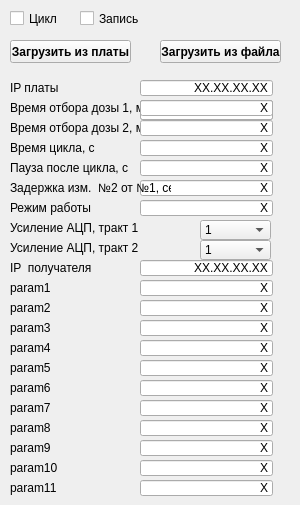
           <widget class="QFrame" name="param_frame">
            <property name="sizePolicy">
             <sizepolicy hsizetype="Fixed" vsizetype="Fixed">
              <horstretch>0</horstretch>
              <verstretch>0</verstretch>
             </sizepolicy>
            </property>
            <property name="minimumSize">
             <size>
              <width>300</width>
              <height>500</height>
             </size>
            </property>
            <property name="maximumSize">
             <size>
              <width>150</width>
              <height>16777215</height>
             </size>
            </property>
            <property name="layoutDirection">
             <enum>Qt::LeftToRight</enum>
            </property>
            <property name="autoFillBackground">
             <bool>false</bool>
            </property>
            <property name="frameShape">
             <enum>QFrame::NoFrame</enum>
            </property>
            <property name="frameShadow">
             <enum>QFrame::Raised</enum>
            </property>
            <widget class="QComboBox" name="ADC24_gain1">
             <property name="geometry">
              <rect>
               <x>200</x>
               <y>220</y>
               <width>71</width>
               <height>20</height>
              </rect>
             </property>
             <property name="sizePolicy">
              <sizepolicy hsizetype="Fixed" vsizetype="Fixed">
               <horstretch>0</horstretch>
               <verstretch>0</verstretch>
              </sizepolicy>
             </property>
             <property name="minimumSize">
              <size>
               <width>70</width>
               <height>20</height>
              </size>
             </property>
             <item>
              <property name="text">
               <string>1</string>
              </property>
             </item>
             <item>
              <property name="text">
               <string>2</string>
              </property>
             </item>
             <item>
              <property name="text">
               <string>4</string>
              </property>
             </item>
             <item>
              <property name="text">
               <string>8</string>
              </property>
             </item>
             <item>
              <property name="text">
               <string>16</string>
              </property>
             </item>
             <item>
              <property name="text">
               <string>32</string>
              </property>
             </item>
             <item>
              <property name="text">
               <string>64</string>
              </property>
             </item>
             <item>
              <property name="text">
               <string>128</string>
              </property>
             </item>
            </widget>
            <widget class="QLineEdit" name="dosa_e">
             <property name="geometry">
              <rect>
               <x>140</x>
               <y>100</y>
               <width>133</width>
               <height>20</height>
              </rect>
             </property>
             <property name="sizePolicy">
              <sizepolicy hsizetype="Fixed" vsizetype="Fixed">
               <horstretch>0</horstretch>
               <verstretch>0</verstretch>
              </sizepolicy>
             </property>
            </widget>
            <widget class="QLabel" name="label_7">
             <property name="geometry">
              <rect>
               <x>10</x>
               <y>160</y>
               <width>131</width>
               <height>16</height>
              </rect>
             </property>
             <property name="text">
              <string>Пауза после цикла, с</string>
             </property>
            </widget>
            <widget class="QCheckBox" name="cycle_cb">
             <property name="geometry">
              <rect>
               <x>10</x>
               <y>10</y>
               <width>61</width>
               <height>17</height>
              </rect>
             </property>
             <property name="text">
              <string>Цикл</string>
             </property>
            </widget>
            <widget class="QLabel" name="label">
             <property name="geometry">
              <rect>
               <x>10</x>
               <y>220</y>
               <width>131</width>
               <height>16</height>
              </rect>
             </property>
             <property name="text">
              <string>Усиление АЦП, тракт 1</string>
             </property>
            </widget>
            <widget class="QLabel" name="label_2">
             <property name="geometry">
              <rect>
               <x>10</x>
               <y>100</y>
               <width>131</width>
               <height>16</height>
              </rect>
             </property>
             <property name="text">
              <string>Время отбора дозы 1, мс</string>
             </property>
            </widget>
            <widget class="QLabel" name="label_3">
             <property name="geometry">
              <rect>
               <x>10</x>
               <y>140</y>
               <width>131</width>
               <height>16</height>
              </rect>
             </property>
             <property name="text">
              <string>Время цикла, с</string>
             </property>
            </widget>
            <widget class="QCheckBox" name="record_cb">
             <property name="geometry">
              <rect>
               <x>80</x>
               <y>10</y>
               <width>61</width>
               <height>17</height>
              </rect>
             </property>
             <property name="text">
              <string>Запись</string>
             </property>
            </widget>
            <widget class="QLabel" name="label_4">
             <property name="geometry">
              <rect>
               <x>10</x>
               <y>80</y>
               <width>131</width>
               <height>16</height>
              </rect>
             </property>
             <property name="text">
              <string>IP платы</string>
             </property>
            </widget>
            <widget class="QLineEdit" name="dev_IP">
             <property name="geometry">
              <rect>
               <x>140</x>
               <y>80</y>
               <width>133</width>
               <height>16</height>
              </rect>
             </property>
             <property name="sizePolicy">
              <sizepolicy hsizetype="Fixed" vsizetype="Fixed">
               <horstretch>0</horstretch>
               <verstretch>0</verstretch>
              </sizepolicy>
             </property>
             <property name="layoutDirection">
              <enum>Qt::LeftToRight</enum>
             </property>
             <property name="text">
              <string>XX.XX.XX.XX</string>
             </property>
             <property name="alignment">
              <set>Qt::AlignRight|Qt::AlignTrailing|Qt::AlignVCenter</set>
             </property>
            </widget>
            <widget class="QPushButton" name="pushButton_2">
             <property name="enabled">
              <bool>true</bool>
             </property>
             <property name="geometry">
              <rect>
               <x>10</x>
               <y>40</y>
               <width>121</width>
               <height>23</height>
              </rect>
             </property>
             <property name="font">
              <font>
               <weight>75</weight>
               <bold>true</bold>
               <strikeout>false</strikeout>
               <kerning>true</kerning>
              </font>
             </property>
             <property name="text">
              <string>Загрузить из платы</string>
             </property>
             <property name="autoDefault">
              <bool>false</bool>
             </property>
             <property name="default">
              <bool>false</bool>
             </property>
             <property name="flat">
              <bool>false</bool>
             </property>
            </widget>
            <widget class="QLineEdit" name="dev_IP_2">
             <property name="geometry">
              <rect>
               <x>140</x>
               <y>100</y>
               <width>133</width>
               <height>20</height>
              </rect>
             </property>
             <property name="sizePolicy">
              <sizepolicy hsizetype="Fixed" vsizetype="Fixed">
               <horstretch>0</horstretch>
               <verstretch>0</verstretch>
              </sizepolicy>
             </property>
             <property name="layoutDirection">
              <enum>Qt::LeftToRight</enum>
             </property>
             <property name="text">
              <string/>
             </property>
             <property name="alignment">
              <set>Qt::AlignRight|Qt::AlignTrailing|Qt::AlignVCenter</set>
             </property>
            </widget>
            <widget class="QLabel" name="label_6">
             <property name="geometry">
              <rect>
               <x>10</x>
               <y>120</y>
               <width>131</width>
               <height>16</height>
              </rect>
             </property>
             <property name="text">
              <string>Время отбора дозы 2, мс</string>
             </property>
            </widget>
            <widget class="QLineEdit" name="dose_time1">
             <property name="geometry">
              <rect>
               <x>140</x>
               <y>100</y>
               <width>133</width>
               <height>16</height>
              </rect>
             </property>
             <property name="sizePolicy">
              <sizepolicy hsizetype="Fixed" vsizetype="Fixed">
               <horstretch>0</horstretch>
               <verstretch>0</verstretch>
              </sizepolicy>
             </property>
             <property name="layoutDirection">
              <enum>Qt::LeftToRight</enum>
             </property>
             <property name="text">
              <string>X</string>
             </property>
             <property name="alignment">
              <set>Qt::AlignRight|Qt::AlignTrailing|Qt::AlignVCenter</set>
             </property>
            </widget>
            <widget class="QLineEdit" name="dose_time2">
             <property name="geometry">
              <rect>
               <x>140</x>
               <y>120</y>
               <width>133</width>
               <height>16</height>
              </rect>
             </property>
             <property name="sizePolicy">
              <sizepolicy hsizetype="Fixed" vsizetype="Fixed">
               <horstretch>0</horstretch>
               <verstretch>0</verstretch>
              </sizepolicy>
             </property>
             <property name="layoutDirection">
              <enum>Qt::LeftToRight</enum>
             </property>
             <property name="text">
              <string>X</string>
             </property>
             <property name="alignment">
              <set>Qt::AlignRight|Qt::AlignTrailing|Qt::AlignVCenter</set>
             </property>
            </widget>
            <widget class="QLineEdit" name="cycle_time">
             <property name="geometry">
              <rect>
               <x>140</x>
               <y>140</y>
               <width>133</width>
               <height>16</height>
              </rect>
             </property>
             <property name="sizePolicy">
              <sizepolicy hsizetype="Fixed" vsizetype="Fixed">
               <horstretch>0</horstretch>
               <verstretch>0</verstretch>
              </sizepolicy>
             </property>
             <property name="layoutDirection">
              <enum>Qt::LeftToRight</enum>
             </property>
             <property name="text">
              <string>X</string>
             </property>
             <property name="alignment">
              <set>Qt::AlignRight|Qt::AlignTrailing|Qt::AlignVCenter</set>
             </property>
            </widget>
            <widget class="QLineEdit" name="cycle_pause">
             <property name="geometry">
              <rect>
               <x>140</x>
               <y>160</y>
               <width>133</width>
               <height>16</height>
              </rect>
             </property>
             <property name="sizePolicy">
              <sizepolicy hsizetype="Fixed" vsizetype="Fixed">
               <horstretch>0</horstretch>
               <verstretch>0</verstretch>
              </sizepolicy>
             </property>
             <property name="layoutDirection">
              <enum>Qt::LeftToRight</enum>
             </property>
             <property name="text">
              <string>X</string>
             </property>
             <property name="alignment">
              <set>Qt::AlignRight|Qt::AlignTrailing|Qt::AlignVCenter</set>
             </property>
            </widget>
            <widget class="QLineEdit" name="path_delay">
             <property name="geometry">
              <rect>
               <x>140</x>
               <y>180</y>
               <width>133</width>
               <height>16</height>
              </rect>
             </property>
             <property name="sizePolicy">
              <sizepolicy hsizetype="Fixed" vsizetype="Fixed">
               <horstretch>0</horstretch>
               <verstretch>0</verstretch>
              </sizepolicy>
             </property>
             <property name="layoutDirection">
              <enum>Qt::LeftToRight</enum>
             </property>
             <property name="text">
              <string>X</string>
             </property>
             <property name="alignment">
              <set>Qt::AlignRight|Qt::AlignTrailing|Qt::AlignVCenter</set>
             </property>
            </widget>
            <widget class="QLabel" name="label_14">
             <property name="geometry">
              <rect>
               <x>10</x>
               <y>180</y>
               <width>161</width>
               <height>16</height>
              </rect>
             </property>
             <property name="text">
              <string>Задержка изм.  №2 от №1, сек </string>
             </property>
            </widget>
            <widget class="QLineEdit" name="operating_mode">
             <property name="geometry">
              <rect>
               <x>140</x>
               <y>200</y>
               <width>133</width>
               <height>16</height>
              </rect>
             </property>
             <property name="sizePolicy">
              <sizepolicy hsizetype="Fixed" vsizetype="Fixed">
               <horstretch>0</horstretch>
               <verstretch>0</verstretch>
              </sizepolicy>
             </property>
             <property name="layoutDirection">
              <enum>Qt::LeftToRight</enum>
             </property>
             <property name="text">
              <string>X</string>
             </property>
             <property name="alignment">
              <set>Qt::AlignRight|Qt::AlignTrailing|Qt::AlignVCenter</set>
             </property>
            </widget>
            <widget class="QLabel" name="label_15">
             <property name="geometry">
              <rect>
               <x>10</x>
               <y>200</y>
               <width>131</width>
               <height>16</height>
              </rect>
             </property>
             <property name="text">
              <string>Режим работы</string>
             </property>
            </widget>
            <widget class="QLabel" name="label_24">
             <property name="geometry">
              <rect>
               <x>10</x>
               <y>240</y>
               <width>131</width>
               <height>16</height>
              </rect>
             </property>
             <property name="text">
              <string>Усиление АЦП, тракт 2</string>
             </property>
            </widget>
            <widget class="QComboBox" name="ADC24_gain2">
             <property name="geometry">
              <rect>
               <x>200</x>
               <y>240</y>
               <width>71</width>
               <height>20</height>
              </rect>
             </property>
             <property name="sizePolicy">
              <sizepolicy hsizetype="Fixed" vsizetype="Fixed">
               <horstretch>0</horstretch>
               <verstretch>0</verstretch>
              </sizepolicy>
             </property>
             <property name="minimumSize">
              <size>
               <width>70</width>
               <height>20</height>
              </size>
             </property>
             <item>
              <property name="text">
               <string>1</string>
              </property>
             </item>
             <item>
              <property name="text">
               <string>2</string>
              </property>
             </item>
             <item>
              <property name="text">
               <string>4</string>
              </property>
             </item>
             <item>
              <property name="text">
               <string>8</string>
              </property>
             </item>
             <item>
              <property name="text">
               <string>16</string>
              </property>
             </item>
             <item>
              <property name="text">
               <string>32</string>
              </property>
             </item>
             <item>
              <property name="text">
               <string>64</string>
              </property>
             </item>
             <item>
              <property name="text">
               <string>128</string>
              </property>
             </item>
            </widget>
            <widget class="QPushButton" name="pushButton_4">
             <property name="geometry">
              <rect>
               <x>160</x>
               <y>40</y>
               <width>121</width>
               <height>23</height>
              </rect>
             </property>
             <property name="font">
              <font>
               <weight>75</weight>
               <bold>true</bold>
               <kerning>true</kerning>
              </font>
             </property>
             <property name="text">
              <string>Загрузить из файла</string>
             </property>
            </widget>
            <widget class="QLineEdit" name="operating_mode_2">
             <property name="geometry">
              <rect>
               <x>140</x>
               <y>260</y>
               <width>133</width>
               <height>16</height>
              </rect>
             </property>
             <property name="sizePolicy">
              <sizepolicy hsizetype="Fixed" vsizetype="Fixed">
               <horstretch>0</horstretch>
               <verstretch>0</verstretch>
              </sizepolicy>
             </property>
             <property name="layoutDirection">
              <enum>Qt::LeftToRight</enum>
             </property>
             <property name="text">
              <string>XX.XX.XX.XX</string>
             </property>
             <property name="alignment">
              <set>Qt::AlignRight|Qt::AlignTrailing|Qt::AlignVCenter</set>
             </property>
            </widget>
            <widget class="QLabel" name="label_25">
             <property name="geometry">
              <rect>
               <x>10</x>
               <y>260</y>
               <width>131</width>
               <height>16</height>
              </rect>
             </property>
             <property name="text">
              <string>IP  получателя</string>
             </property>
            </widget>
            <widget class="QLineEdit" name="operating_mode_3">
             <property name="geometry">
              <rect>
               <x>140</x>
               <y>280</y>
               <width>133</width>
               <height>16</height>
              </rect>
             </property>
             <property name="sizePolicy">
              <sizepolicy hsizetype="Fixed" vsizetype="Fixed">
               <horstretch>0</horstretch>
               <verstretch>0</verstretch>
              </sizepolicy>
             </property>
             <property name="layoutDirection">
              <enum>Qt::LeftToRight</enum>
             </property>
             <property name="text">
              <string>X</string>
             </property>
             <property name="alignment">
              <set>Qt::AlignRight|Qt::AlignTrailing|Qt::AlignVCenter</set>
             </property>
            </widget>
            <widget class="QLabel" name="label_26">
             <property name="geometry">
              <rect>
               <x>10</x>
               <y>280</y>
               <width>131</width>
               <height>16</height>
              </rect>
             </property>
             <property name="text">
              <string>param1</string>
             </property>
            </widget>
            <widget class="QLineEdit" name="operating_mode_4">
             <property name="geometry">
              <rect>
               <x>140</x>
               <y>300</y>
               <width>133</width>
               <height>16</height>
              </rect>
             </property>
             <property name="sizePolicy">
              <sizepolicy hsizetype="Fixed" vsizetype="Fixed">
               <horstretch>0</horstretch>
               <verstretch>0</verstretch>
              </sizepolicy>
             </property>
             <property name="layoutDirection">
              <enum>Qt::LeftToRight</enum>
             </property>
             <property name="text">
              <string>X</string>
             </property>
             <property name="alignment">
              <set>Qt::AlignRight|Qt::AlignTrailing|Qt::AlignVCenter</set>
             </property>
            </widget>
            <widget class="QLabel" name="label_27">
             <property name="geometry">
              <rect>
               <x>10</x>
               <y>300</y>
               <width>131</width>
               <height>16</height>
              </rect>
             </property>
             <property name="text">
              <string>param2</string>
             </property>
            </widget>
            <widget class="QLineEdit" name="operating_mode_5">
             <property name="geometry">
              <rect>
               <x>140</x>
               <y>320</y>
               <width>133</width>
               <height>16</height>
              </rect>
             </property>
             <property name="sizePolicy">
              <sizepolicy hsizetype="Fixed" vsizetype="Fixed">
               <horstretch>0</horstretch>
               <verstretch>0</verstretch>
              </sizepolicy>
             </property>
             <property name="layoutDirection">
              <enum>Qt::LeftToRight</enum>
             </property>
             <property name="text">
              <string>X</string>
             </property>
             <property name="alignment">
              <set>Qt::AlignRight|Qt::AlignTrailing|Qt::AlignVCenter</set>
             </property>
            </widget>
            <widget class="QLabel" name="label_28">
             <property name="geometry">
              <rect>
               <x>10</x>
               <y>320</y>
               <width>131</width>
               <height>16</height>
              </rect>
             </property>
             <property name="text">
              <string>param3</string>
             </property>
            </widget>
            <widget class="QLabel" name="label_29">
             <property name="geometry">
              <rect>
               <x>10</x>
               <y>340</y>
               <width>131</width>
               <height>16</height>
              </rect>
             </property>
             <property name="text">
              <string>param4</string>
             </property>
            </widget>
            <widget class="QLineEdit" name="operating_mode_6">
             <property name="geometry">
              <rect>
               <x>140</x>
               <y>340</y>
               <width>133</width>
               <height>16</height>
              </rect>
             </property>
             <property name="sizePolicy">
              <sizepolicy hsizetype="Fixed" vsizetype="Fixed">
               <horstretch>0</horstretch>
               <verstretch>0</verstretch>
              </sizepolicy>
             </property>
             <property name="layoutDirection">
              <enum>Qt::LeftToRight</enum>
             </property>
             <property name="text">
              <string>X</string>
             </property>
             <property name="alignment">
              <set>Qt::AlignRight|Qt::AlignTrailing|Qt::AlignVCenter</set>
             </property>
            </widget>
            <widget class="QLineEdit" name="operating_mode_7">
             <property name="geometry">
              <rect>
               <x>140</x>
               <y>360</y>
               <width>133</width>
               <height>16</height>
              </rect>
             </property>
             <property name="sizePolicy">
              <sizepolicy hsizetype="Fixed" vsizetype="Fixed">
               <horstretch>0</horstretch>
               <verstretch>0</verstretch>
              </sizepolicy>
             </property>
             <property name="layoutDirection">
              <enum>Qt::LeftToRight</enum>
             </property>
             <property name="text">
              <string>X</string>
             </property>
             <property name="alignment">
              <set>Qt::AlignRight|Qt::AlignTrailing|Qt::AlignVCenter</set>
             </property>
            </widget>
            <widget class="QLabel" name="label_30">
             <property name="geometry">
              <rect>
               <x>10</x>
               <y>360</y>
               <width>131</width>
               <height>16</height>
              </rect>
             </property>
             <property name="text">
              <string>param5</string>
             </property>
            </widget>
            <widget class="QLineEdit" name="operating_mode_8">
             <property name="geometry">
              <rect>
               <x>140</x>
               <y>380</y>
               <width>133</width>
               <height>16</height>
              </rect>
             </property>
             <property name="sizePolicy">
              <sizepolicy hsizetype="Fixed" vsizetype="Fixed">
               <horstretch>0</horstretch>
               <verstretch>0</verstretch>
              </sizepolicy>
             </property>
             <property name="layoutDirection">
              <enum>Qt::LeftToRight</enum>
             </property>
             <property name="text">
              <string>X</string>
             </property>
             <property name="alignment">
              <set>Qt::AlignRight|Qt::AlignTrailing|Qt::AlignVCenter</set>
             </property>
            </widget>
            <widget class="QLabel" name="label_31">
             <property name="geometry">
              <rect>
               <x>10</x>
               <y>380</y>
               <width>131</width>
               <height>16</height>
              </rect>
             </property>
             <property name="text">
              <string>param6</string>
             </property>
            </widget>
            <widget class="QLineEdit" name="operating_mode_9">
             <property name="geometry">
              <rect>
               <x>140</x>
               <y>400</y>
               <width>133</width>
               <height>16</height>
              </rect>
             </property>
             <property name="sizePolicy">
              <sizepolicy hsizetype="Fixed" vsizetype="Fixed">
               <horstretch>0</horstretch>
               <verstretch>0</verstretch>
              </sizepolicy>
             </property>
             <property name="layoutDirection">
              <enum>Qt::LeftToRight</enum>
             </property>
             <property name="text">
              <string>X</string>
             </property>
             <property name="alignment">
              <set>Qt::AlignRight|Qt::AlignTrailing|Qt::AlignVCenter</set>
             </property>
            </widget>
            <widget class="QLabel" name="label_32">
             <property name="geometry">
              <rect>
               <x>10</x>
               <y>400</y>
               <width>131</width>
               <height>16</height>
              </rect>
             </property>
             <property name="text">
              <string>param7</string>
             </property>
            </widget>
            <widget class="QLineEdit" name="operating_mode_10">
             <property name="geometry">
              <rect>
               <x>140</x>
               <y>420</y>
               <width>133</width>
               <height>16</height>
              </rect>
             </property>
             <property name="sizePolicy">
              <sizepolicy hsizetype="Fixed" vsizetype="Fixed">
               <horstretch>0</horstretch>
               <verstretch>0</verstretch>
              </sizepolicy>
             </property>
             <property name="layoutDirection">
              <enum>Qt::LeftToRight</enum>
             </property>
             <property name="text">
              <string>X</string>
             </property>
             <property name="alignment">
              <set>Qt::AlignRight|Qt::AlignTrailing|Qt::AlignVCenter</set>
             </property>
            </widget>
            <widget class="QLabel" name="label_33">
             <property name="geometry">
              <rect>
               <x>10</x>
               <y>420</y>
               <width>131</width>
               <height>16</height>
              </rect>
             </property>
             <property name="text">
              <string>param8</string>
             </property>
            </widget>
            <widget class="QLineEdit" name="operating_mode_11">
             <property name="geometry">
              <rect>
               <x>140</x>
               <y>440</y>
               <width>133</width>
               <height>16</height>
              </rect>
             </property>
             <property name="sizePolicy">
              <sizepolicy hsizetype="Fixed" vsizetype="Fixed">
               <horstretch>0</horstretch>
               <verstretch>0</verstretch>
              </sizepolicy>
             </property>
             <property name="layoutDirection">
              <enum>Qt::LeftToRight</enum>
             </property>
             <property name="text">
              <string>X</string>
             </property>
             <property name="alignment">
              <set>Qt::AlignRight|Qt::AlignTrailing|Qt::AlignVCenter</set>
             </property>
            </widget>
            <widget class="QLabel" name="label_34">
             <property name="geometry">
              <rect>
               <x>10</x>
               <y>440</y>
               <width>131</width>
               <height>16</height>
              </rect>
             </property>
             <property name="text">
              <string>param9</string>
             </property>
            </widget>
            <widget class="QLineEdit" name="operating_mode_12">
             <property name="geometry">
              <rect>
               <x>140</x>
               <y>460</y>
               <width>133</width>
               <height>16</height>
              </rect>
             </property>
             <property name="sizePolicy">
              <sizepolicy hsizetype="Fixed" vsizetype="Fixed">
               <horstretch>0</horstretch>
               <verstretch>0</verstretch>
              </sizepolicy>
             </property>
             <property name="layoutDirection">
              <enum>Qt::LeftToRight</enum>
             </property>
             <property name="text">
              <string>X</string>
             </property>
             <property name="alignment">
              <set>Qt::AlignRight|Qt::AlignTrailing|Qt::AlignVCenter</set>
             </property>
            </widget>
            <widget class="QLabel" name="label_35">
             <property name="geometry">
              <rect>
               <x>10</x>
               <y>460</y>
               <width>131</width>
               <height>16</height>
              </rect>
             </property>
             <property name="text">
              <string>param10</string>
             </property>
            </widget>
            <widget class="QLineEdit" name="operating_mode_13">
             <property name="geometry">
              <rect>
               <x>140</x>
               <y>480</y>
               <width>133</width>
               <height>16</height>
              </rect>
             </property>
             <property name="sizePolicy">
              <sizepolicy hsizetype="Fixed" vsizetype="Fixed">
               <horstretch>0</horstretch>
               <verstretch>0</verstretch>
              </sizepolicy>
             </property>
             <property name="layoutDirection">
              <enum>Qt::LeftToRight</enum>
             </property>
             <property name="text">
              <string>X</string>
             </property>
             <property name="alignment">
              <set>Qt::AlignRight|Qt::AlignTrailing|Qt::AlignVCenter</set>
             </property>
            </widget>
            <widget class="QLabel" name="label_36">
             <property name="geometry">
              <rect>
               <x>10</x>
               <y>480</y>
               <width>131</width>
               <height>16</height>
              </rect>
             </property>
             <property name="text">
              <string>param11</string>
             </property>
            </widget>
           </widget>
